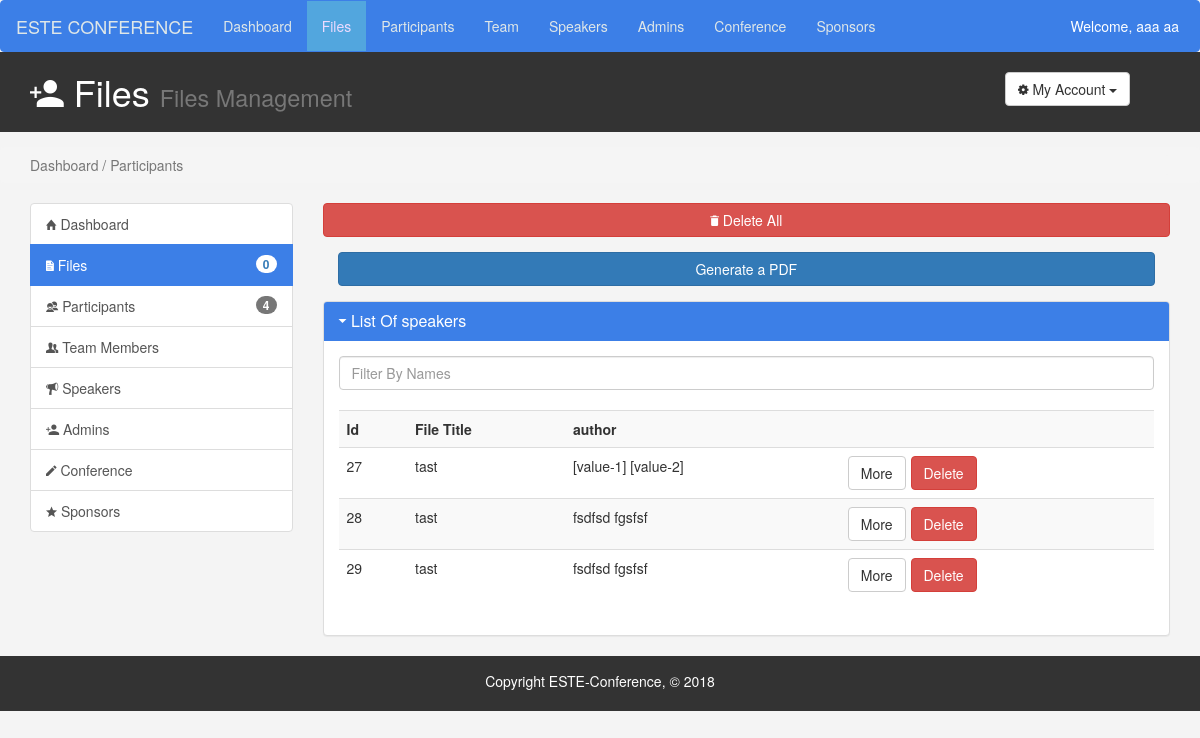
Screenshot of /view/V_File.php (signed in) with the database file from the repository.
### tables this page shows
CREATE TABLE `file` (
  `id` int(50) NOT NULL,
  `id_part` int(50) NOT NULL,
  `title` varchar(200) NOT NULL,
  `new_file` int(2) NOT NULL DEFAULT '1',
  `file_pdf` varchar(200) NOT NULL
);

CREATE TABLE `participant` (
  `id` int(100) NOT NULL,
  `name` varchar(50) NOT NULL,
  `lastname` varchar(50) NOT NULL,
  `email` varchar(50) NOT NULL,
  `username` varchar(50) NOT NULL,
  `password` varchar(50) NOT NULL,
  `registration_date` datetime DEFAULT CURRENT_TIMESTAMP,
  `new_part` int(11) DEFAULT NULL,
  `phone_number` varchar(15) NOT NULL
);

### model/Admin.php (called while the page is built, shortened)
<?php
	require_once('DAO.php');
	class Admin extends Person
	{
		public static function showFilePart()
		{
			$dao = new DAO('pfe');
			$L=array();
			$sql='SELECT file.id, file.id_part, file.title, file.file_pdf, participant.name, participant.lastname, participant.email  FROM file, participant WHERE participant.id=file.id_part';
		 	$result=$dao->getpdo()->query($sql);
			while($dta=$result->fetch())
	        {
	        	$a=array();
	        		$a[]=$dta['id'];
	        		$a[]=$dta['id_part'];
	        		$a[]=$dta['title'];
	        		$a[]=$dta['file_pdf'];
	        		$a[]=$dta['name'];
	        		$a[]=$dta['lastname'];
	        		$a[]=$dta['email'];
				$L[] = $a;
			}
			return $L;
		}
		public static function newFile1()
		{
			$dao = new DAO('pfe');
			$sql='SELECT count(new_file) FROM file WHERE new_file = 1';
			$result=$dao->getpdo()->query($sql);
			$var = $result->fetchColumn();
			return $var;
		}
		public static function newPart1()
		{
			$dao = new DAO('pfe');
			$sql='SELECT count(new_part) FROM participant WHERE new_part = 1';
			$result=$dao->getpdo()->query($sql);
			$var = $result->fetchColumn();
			return $var;
		}
	}
?>

### model/DAO.php (called while the page is built, shortened)
<?php
class DAO
{
	private $pdo;
	function __construct($db)
	{
		$this->pdo = new PDO('mysql:host=localhost;dbname='.$db,'root','');
	}
    public function getpdo()
    {
        return $this->pdo;
    }
}
?>

### view/V_File.php (the view, shortened to what this page needs)
<?php
    require_once '../model/Admin.php';
?>
<!doctype html>
<html>
<head>
    <link rel="stylesheet" href="css/bootstrap.min.css">
    <link rel="stylesheet" href="css/ionicons.min.css">
    <link rel="stylesheet" href="css/jBox.css">
    <link rel="stylesheet" href="css/style.css">
</head>
<body>
        <nav class="navbar navbar-default">
                <div class="container-fluid">
                  <div class="navbar-header">
                    <a class="navbar-brand" href="#">ESTE CONFERENCE</a>
                  </div>
                  <ul class="nav navbar-nav">
                    <li><a href="V_Dashboard.php">Dashboard</a></li>
                    <li  class="active"><a onclick="update_file_badge();" class="cursor_link"> Files</a></li>
                    <li><a onclick="update_participant_badge();" class="cursor_link"> Participants</a></li>
                    <li><a href="V_Team.php"> Team</a></li>
                    <li><a href="V_Speaker.php"> Speakers</a></li>
                    <li><a href="V_Admins.php"> Admins</a></li>
                    <li><a href="V_Conference.php"> Conference</a></li>
                    <li><a href="V_Sponsor.php"> Sponsors</a></li>
                  </ul>
                  <div class="navbar-right" style="color:white;margin-top:15px;">
            			<span style="margin-right:20px">Welcome, <?php $admin_info=$_SESSION['Admin'];
              		    echo $admin_info->name.' '.$admin_info->lastname;  ?></span>
                </div>
                </div>
        </nav>
<header id="header">
        <div class="container">
            <div class="row">
                <div class="col-md-10">
                    <h1><span class="ion-android-person-add" aria-hidden="true"></span> Files <small> Files Management
</small></h1>
                </div>
                <div class="col-md-2">
                    <div class="dropdown create">
                        <button class="btn btn-default dropdown-toggle" type="button" id="dropdownMenu1" data-toggle="dropdown" aria-haspopup="true" aria-expanded="true">
                            <span class="ion-gear-b" aria-hidden="true"></span> My Account
                            <span class="caret"></span>
                        </button>
                    </div>
                </div>
            </div>
        </div>
    </header>
    <section class="breadcrumb">
        <div class="container">
            <ol class="breadcrumb" style="padding:0;margin:0;">
                <li class="active">Dashboard / Participants</li>
            </ol>
        </div>
    </section>
    <section id="main">
        <div class="container">
            <div class="row">
                <div class="col-md-3">
                    <div class="list-group">
                        <a href="V_Dashboard.php" class="list-group-item"><span class="ion-home" aria-hidden="true"></span> Dashboard</a>
                        <a onclick="update_file_badge();"  class="list-group-item active main-color-bg cursor_link"><i class="ion-document-text"></i></span> Files<span class="badge"><?= Admin::newFile1() ?></span></a>
                        <a onclick="update_participant_badge();" class="list-group-item cursor_link"><span class="ion-android-contacts participant_link" aria-hidden="true"></span> Participants</span><span class="badge"><?= Admin::newPart1()?></span></a>
                        <a href="V_Team.php" class="list-group-item"><span class="ion-person-stalker" aria-hidden="true"></span> Team Members</span></a>
                        <a href="V_Speaker.php" class="list-group-item"><span class="ion-speakerphone" aria-hidden="true"></span> Speakers</span></a>
                        <a href="V_Admins.php" class="list-group-item "><span class="ion-android-person-add" aria-hidden="true"></span> Admins</a>
                        <a href="V_Conference.php" class="list-group-item"><span class="ion-android-create" aria-hidden="true"></span> Conference</span></a>
                        <a href="V_Sponsor.php" class="list-group-item"><span class="ion-android-star" aria-hidden="true"></span> Sponsors</span></a>
                        </div>
                </div>
                     <div class="col-md-9">
                        <div class="row">
                                    <div class="ds-btn">
                                            <button type="button" class="btn btn-danger btn-block" onclick="delete_All_file()">
                                                <i class="ion-android-delete"></i>
                                                <span> Delete All<br></span>
                                            </button>
                                    </div>
                        </div>
                        <a href="../model/TCPDF-master/index.php">
                                    <div class="ds-btn">
                                        <button  class="btn btn-primary btn-block" >
                                            <span> Generate a PDF<br></span>
                                        </button>
                                    </div>
                        </a>
                <div class="panel panel-default ">
                    <div class="panel-heading main-color-bg">
                        </span><h3 class="panel-title"><span class="ion-android-arrow-dropdown" aria-hidden="true"></span> List Of speakers</h3>
                    </div>
                    <div class="panel-body">
                        <div class="row">
                            <div class="col-md-12">
                                <input class="form-control" id="myInput" onkeyup="myFunction()" type="text" placeholder="Filter By Names"/>
                            </div>
                        </div>
                        <br>
                        <table id="myTable" class="table table-striped table-hover">
                                <tr class="header">
                                    <th>Id</th>
                                    <th>File Title</th>
                                    <th>author</th>
                                    <th></th>
                                </tr>
                                    <?php
                                    $tab = Admin::showFilePart();
                                    for($j=0; $j<count($tab); $j++)
                                    {
                                        ?>
                                        <td><?= $tab[$j][0] ?></td>
                                        <td><?= $tab[$j][2] ?></td>
                                        <td><?= $tab[$j][4].' '.$tab[$j][5] ?></td>
                                        <td>
                                        	<form method="POST" style="float: left;margin-right:5px">
                                            <a  href="ShowFile.php?id=<?= $tab[$j][0] ?>" class="btn btn-default show_admin">More</a>
                                        	</form>
                                            <button  onclick="delete_file(<?= $tab[$j][0] ?>)"  type="submit" name="delete_admin_btn" class="btn btn-danger" >Delete</button>
                                        </td>
                                     <?php
                                    }
                                    ?>
                            </table>
                    </div>
                </div>
            </div>
        </div>
    </section>
    <footer id="footer">
        <p>Copyright ESTE-Conference, &copy; 2018</p>
    </footer>
</body>
</html>

### view/css/style.css (style rules this page uses)
body { background: #f4f4f4; }
.main-color-bg { background: #0099ff !important; border-color: #0099ff !important; color: #fff !important; }
.navbar { margin: 0; padding:0; }
.navbar-default { background-color: #3c7fe7; border-color: #3c7fe7; }
.navbar-default .navbar-brand { color: #dfe7e8; }
.navbar-default .navbar-nav > li > a { color: #dfe7e8; }
.navbar-default .navbar-nav > .active > a, .navbar-default .navbar-nav > .active > a:hover, .navbar-default .navbar-nav > .active > a:focus { color: #ecdbff; background-color: #52a6de; }
#header { background: #333333; color:#fff; padding-bottom: 10px; margin-bottom: 15px; }
#header .create { padding-top:20px; }
.main-color-bg { background: #3c7fe7 !important; border-color: #3c7fe7 !important; color: #fff !important; }
#footer { background: #333333; color:#fff; padding: 10px; padding-top: 15px; text-align: center; }
.ds-btn { margin:0 15px 15px 15px }

### view/V_File.php (style rules this page uses)
.cursor_link { cursor: pointer; }

### rows the page displays
file: id "27", title "tast", id_part.name "[value-1]", id_part.lastname "[value-2]"
file: id "28", title "tast", id_part.name "fsdfsd", id_part.lastname "fgsfsf"
file: id "29", title "tast", id_part.name "fsdfsd", id_part.lastname "fgsfsf"

### other values shown
$admin_info->name "aaa"
$admin_info->lastname "aa"
Admin::newFile1() "0"
Admin::newPart1() "4"
